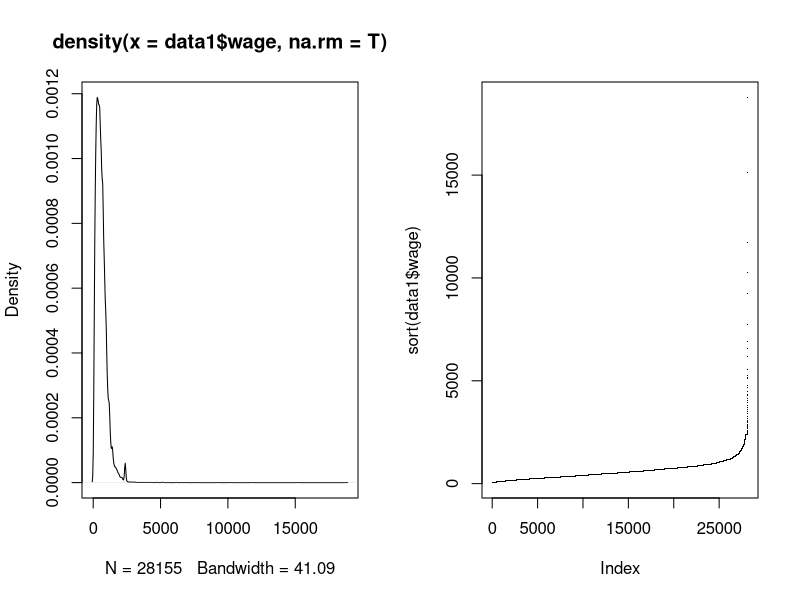
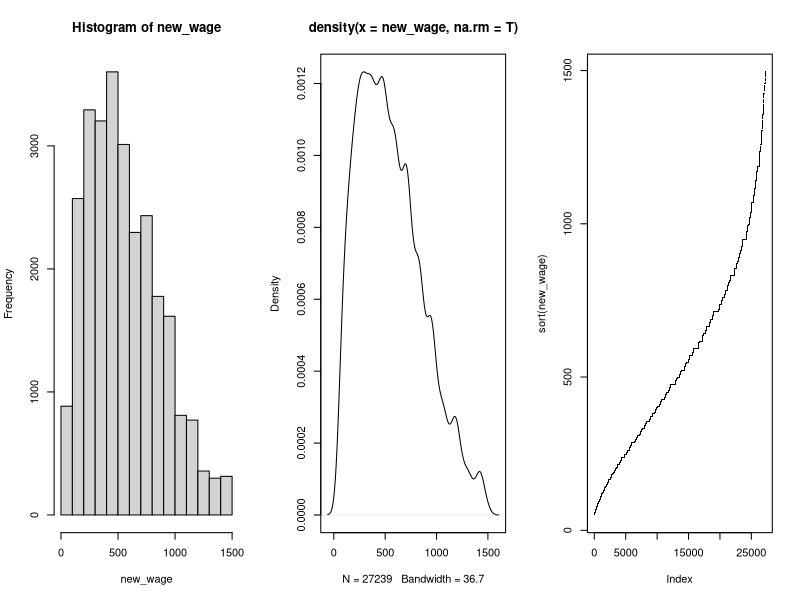
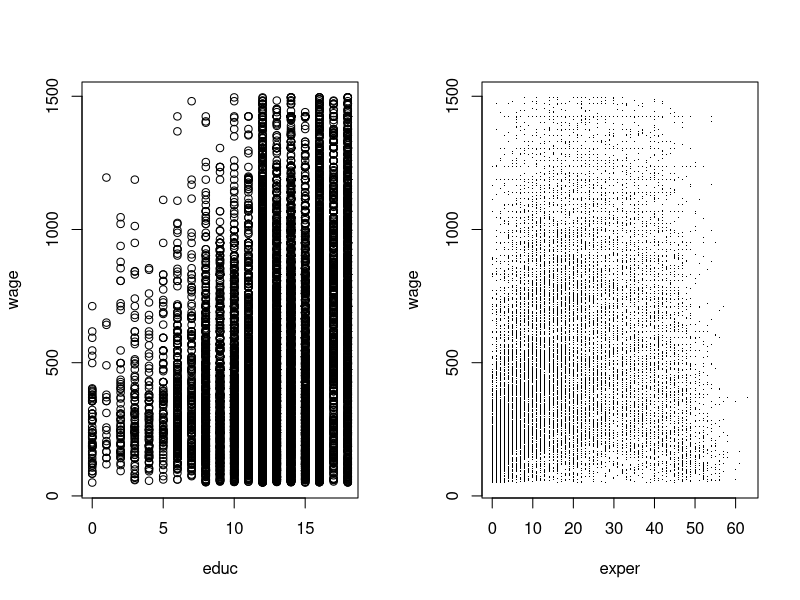
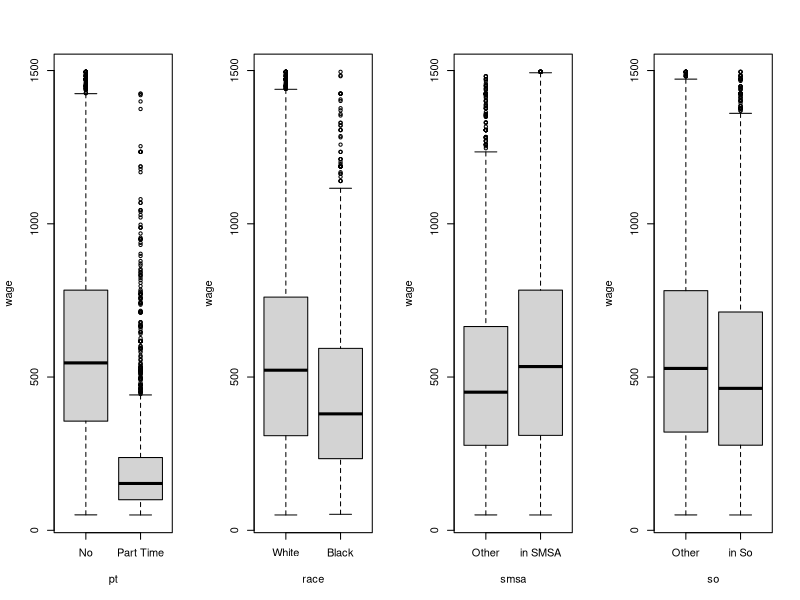

Write R code to recreate these figures, in order.
data1 = read.table("uswagesall.txt", header = T)
summary(data1)
data1$exper = abs(data1$exper)

# 整理資料

data1$race = factor(data1$race)
levels(data1$race) = c("White", "Black")
data1$smsa = factor(data1$smsa)
levels(data1$smsa) = c("Other", "in SMSA")
data1$ne = factor(data1$ne)
levels(data1$ne) = c("Other", "in NE")
data1$mw = factor(data1$mw)
levels(data1$mw) = c("Other", "in Mw")
data1$so = factor(data1$so)
levels(data1$so) = c("Other", "in So")
data1$we = factor(data1$we)
levels(data1$we) = c("Other", "in We")
data1$pt = factor(data1$pt)
levels(data1$pt) = c("No", "Part Time")
summary(data1)
head(sort(data1$wage, decreasing = T)) # 發現極富

# 對財富畫圖
par(mfrow = c(1,2))
plot(density(data1$wage, na.rm = T))
plot(sort(data1$wage), pch = ".")

# 去除極端值
Q1 = 308.64
Q3 = 783.48
IQR = Q3 - Q1
logic = Q1-1.5*IQR<data1$wage & data1$wage<Q3+1.5*IQR
new_wage = data1$wage[logic]
par(mfrow = c(1,3))
hist(new_wage)
plot(density(new_wage, na.rm = T))
plot(sort(new_wage), pch = ".")

data1 = data1[logic, ]
summary(data1)


# 做回歸
gfit = lm(wage ~ educ+exper+race+smsa+ne+mw+so+we+pt, 
          data = data1)
summary(gfit)


# 兩兩做圖
par(mfrow = c(1,2))
plot(wage ~ educ, data1)
plot(wage ~ exper, data1, pch = ".")


par(mfrow = c(1,4))
plot(wage ~ pt, data1)
plot(wage ~ race, data1)
plot(wage ~ smsa, data1)
plot(wage ~ so, data1)
